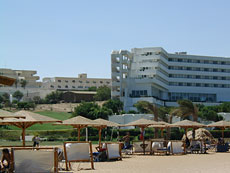
#> input picture extra1/2.jpg, 230 x 173 px; its folder holds 3 pictures in this run
$ python stitch.py
#> lines starting #> are read from the running program, lines starting #| are printed output that depends on the picture
import cv2
import numpy as np
import os
import glob
import argparse
import copy


#Function to take commandline arguments as input
def parse_args():
    parser = argparse.ArgumentParser(description="cse 473/573 project 2.")
    parser.add_argument(
        "--img_path", type=str, default="../extra1",
        help="path to the images")
    args = parser.parse_args()
    return args

#Function to read input images
def read_image(img_path, show=False):
    #This function is used to read the images from the directory
    img = cv2.imread(img_path)
    if not img.dtype == np.uint8:
        pass

    if show:
        show_image(img)

    img = [list(row) for row in img]
    return img

#Function to show images
def show_image(img, delay=1000):
    #This function is used to display the image
    cv2.namedWindow('image', cv2.WINDOW_AUTOSIZE)
    cv2.imshow('image', img)
    cv2.waitKey(delay)
    cv2.destroyAllWindows()

#Function to write images
def write_image(img, img_saving_path):
    #This function is used to write the output image to the file directory
    if isinstance(img, list):
        img = np.asarray(img, dtype=np.uint8)
    elif isinstance(img, np.ndarray):
        if not img.dtype == np.uint8:
            assert np.max(img) <= 1, "Maximum pixel value {:.3f} is greater than 1".format(np.max(img))
            img = (255 * img).astype(np.uint8)
    else:
        raise TypeError("img is neither a list nor a ndarray.")

    cv2.imwrite(img_saving_path, img)

#Function to detect the keypoints and descriptors of images using SIFT
def keypointsdetect(images_np):

    #Converting the images to greyscale
    gray_images=[cv2.cvtColor(img, cv2.COLOR_BGR2GRAY) for img in images_np]

    #Converting the images to numpy arrays

    gray_images_np=[np.asarray(gray_image, dtype=np.uint8) for gray_image in gray_images]

    # [5 lines of commented-out code are left out]

    sift=cv2.xfeatures2d.SIFT_create()

    keypoints=[]
    descriptors=[]

    for gray_image in gray_images_np:
        #The keypoints and descriptors for each image are found by using the function detectAndCompute
        keypoint, descriptor=sift.detectAndCompute(gray_image,None)

        #print("descriptor for each image",len(descriptor));

        #Converting the descriptors to numpy array
        np_desc=np.array(descriptor)

        #print("np_desc shape is ",np_desc.shape)

        #Appending all the obtained kepoints and descriptors for each image to their corresponding lists
        keypoints.append(keypoint)
        descriptors.append(np_desc)

    # [6 lines of commented-out code are left out]
    sift_image=[cv2.drawKeypoints(gray_images_np[i],keypoints[i],None,color=(0,255,0)) for i in range(len(keypoints))]

    #print("len of sift_images is",(len(sift_image)))

    #Returning the images with matched keypoints(not required for panorama, but added for clarity), keypoints and descriptors
    return sift_image, keypoints, descriptors

#Function to match the features that are obtained using SIFT
#The distances between all the features are calculated and the 2 matches that have the least distances are considered.
#Ref: http://cs.brown.edu/courses/cs143/2013/results/proj2/rroelke/
def featurematching2(features_1,features_2):

    #print(type(features_1))
    #print(features_1.shape)

    n_f1=features_1.shape[0]
    n_f2=features_2.shape[0]
    matches=[]
    queries=[]
    trains=[]
    match_distances=[]
    distances=np.zeros((n_f1,n_f2))

    #Distance between all the features are calculated
    for i in range(n_f1):
        for j in range(n_f2):
            distances[i][j]=np.linalg.norm(features_1[i]-features_2[j])

    #These distances are sorted
    sorted_distances = np.argsort(distances,axis=1)

    #print("type of sorted distance is ",type(sorted_distances))
    #print("shape of sorted distance is ",sorted_distances.shape)

    #k=2 implies that the 2 nearest neighbours are considered.
    k=2
    for i in range(n_f1):
        neighbours=sorted_distances[i][:k]

        #print("type of neighbours is ",type(neighbours))
        #print("length of neighbours is ",len(neighbours))
        #print(neighbours)

        temp_matches=[]
        temp_queries=[]
        temp_trains=[]
        temp_distances=[]

        #Here, k value is fixed as 2. But, for convenience, for loop is used.
        for j in range(k):

            #For each neighbour the query_index, train_index and distances are calculated.
            query_index=i;
            train_index=neighbours[j]
            distance=distances[i][neighbours[j]]

            temp_queries.append(query_index)
            temp_trains.append(train_index)
            temp_distances.append(distance)

            #print("length of temp is ",len(temp))
            #print("temp in for loop is",temp)

        #print("temp outside for loop is",temp)

        #All the values that are obtained are appended to their corresponding lists.
        queries.append(temp_queries)
        trains.append(temp_trains)
        match_distances.append(temp_distances)

        # [11 lines of commented-out code are left out]

    good_queries=[]
    good_trains=[]
    good_index=[]
    good_distances=[]
    threshold=0.75

    # [6 lines of commented-out code are left out]

    for i in match_distances:
        if(i[0]<(threshold*i[1])):
            #print(match_distances.index(i))

            good_index.append(match_distances.index(i))

    for i in good_index:
        good_queries.append(queries[i][0])
        good_trains.append(trains[i][0])
        good_distances.append(match_distances[i][0])

        # [13 lines of commented-out code are left out]
    good_matches_set=set(zip(good_queries,good_trains,good_distances))

    #print(len(good_matches_set))

    #The obtained set is converted to list
    good_matches=[*good_matches_set,]

    #print(len(good_matches))
    #print(good_matches[0])

    #The obtained list is sorted
    good_matches.sort(key = lambda x: x[0])

    #print("after sorting matches")
    #print(len(good_matches))
    #print(good_matches[0])

    #Finally, the good matches that are obtained will be returned.
    return good_matches

#Function to create a homography matrix
# Ref: http://www.csc.kth.se/~perrose/files/pose-init-model/node17.html
def get_homography_matrix(query_points, train_points):
    point_pairs=[]
    for i in range(len(query_points)):
        point_pairs.append([query_points[i],train_points[i]])

    #4 points in each image are obtained and these are represented as a 8 x 9 matrix, P
    P_list=[]
    for a,b in point_pairs:
        x1,y1=a[0],a[1]
        x2,y2=b[0],b[1]

        P_list += [[-x1, -y1, -1, 0, 0, 0, x1*x2, y1*x2, x2],
                       [0, 0, 0, -x1, -y1, -1, x1*y2, y1*y2, y2]]

    #print(P_list)

    #The list of list is converted to numpy array
    P=np.array(P_list)
    #print(P.shape)

    #The required homography matrix is the eigen vector corresponding to the least eigen value for the Matrix |P.T*P|
    #First the matrix product P.T.P is calculated, where P.T is the transpose matrix of P
    M = np.dot(P.T, P)

    #The eigen values and the eigen vectors are calculated for that matrix.
    eigen_values, eigen_vectors = np.linalg.eig(M)

    #The minimum eigen value is determined
    min_eigen=np.argmin(eigen_values)

    #The eigen vector corresponding to the minimum eigen value is calculated.
    eig_vec=eigen_vectors[:,min_eigen]

    #This eigen vector is normalized
    normal=np.linalg.norm(eig_vec)
    eig_vec=eig_vec/normal

    #The required homography matrix is of the shape (3,3). Hence, the eigen vector is reshaped.
    H = eig_vec.reshape(3, 3)

    return H;


#Function that returns the best matches and best homography matrix by iterating on different samples of matches.
def RANSAC(matches, keypoints_1, keypoints_2, batch_size=4, iterations =50):

    #print("In RANSAC: printing type(matches)",type(matches))
    #print("In RANSAC: printing type(matches[0])",type(matches[0]))
    #print(matches[0])

    #The threshold is considered to be 5.0
    reproj_threshold = 5.0

    best_count = -1
    best_H_matrix = []
    best_matches = []
    good_matches = []
    for itr in range(iterations):
        np.random.shuffle(matches)
        good_matches = []
        #print("match 1 after shuffling",matches[0])

        #A batch of matches are considered for each iteration.
        for i in range(0,len(matches), batch_size):
            qp=[]
            tp=[]

            #For each match, the coordinates of the keypoints are extracted
            for m in matches[i:i+batch_size]:
                qp.append(keypoints_1[m[0]].pt)
                tp.append(keypoints_2[m[1]].pt)

            #These coordinates are fed to the get_homography_matrix to obtain the homography matrix.
            H = get_homography_matrix(qp,tp)

            count=0
            good_matches = []

            #For each match, the error is calculated between the actual point and the point predicted using the homography matrix.
            for m in matches:
                x1 = keypoints_1[m[0]].pt[0]
                y1 = keypoints_1[m[0]].pt[1]

                x2 = keypoints_2[m[1]].pt[0]
                y2 = keypoints_2[m[1]].pt[1]

                pred = np.dot(H, [x1, y1, 1])
                pred = pred/pred[-1]
                predicted_point = pred[:-1]

                actual_point = [x2, y2]

                #Calculating the error between the predcicted point and the actual point
                error = np.linalg.norm(np.subtract(actual_point,predicted_point))

                #If the error obtained is less than the threshold, then the corresponding match is added to the good_matches list
                if error<reproj_threshold:
                    good_matches.append(m)
                    count+=1

            #The number of inliers are calculated. If they are greater than the previous iteration, then the values are updated.
            if count>best_count:
                best_count = count
                best_H_matrix=H
                best_matches=good_matches

                #If the number of inliers are greater than one-third of the total keypoints, then the value is returned.
                if best_count>len(keypoints_1)/3:
                    best_H_matrix = best_H_matrix/best_H_matrix[-1,-1]
                    return best_H_matrix, best_matches

    #Else, the best values obtained are returned.
    best_H_matrix = best_H_matrix/best_H_matrix[-1,-1]
    return best_H_matrix, best_matches;

#Function to warp two images.
def warping_images(image_1, image_2, H):

    #The two obtained images are converted to numpy arrays
    image_1 = np.asarray(image_1, dtype=np.uint8)
    image_2 = np.asarray(image_2, dtype=np.uint8)

    #print("shape of image 1 is",image_1.shape)
    #print("shape of image 2 is",image_2.shape)

    height_1 = image_1.shape[0]
    width_1 = image_1.shape[1]
    height_2 = image_2.shape[0]
    width_2 = image_2.shape[1]

    #The points from each image is added to their corresponding numpy array
    points_in_image_1 = np.float32([[0, 0], [0, height_1], [width_1, height_1],[width_1, 0]]).reshape(-1,1,2)
    points_in_image_2 = np.float32([[0, 0], [0, height_2], [width_2, height_2],[width_2, 0]]).reshape(-1,1,2)

    #Calculates the perspective transform
    transform_points = cv2.perspectiveTransform(points_in_image_2, H)

    points = np.concatenate((points_in_image_1, transform_points), axis=0)
    x_min, y_min = np.int32(points.min(axis=0).ravel() - 0.5)
    x_max, y_max = np.int32(points.max(axis=0).ravel() + 0.5)

    #The translation is determined
    translation_point = [-x_min, -y_min]

    M = np.array([[1, 0, translation_point[0]],
                  [0, 1, translation_point[1]],
                  [0, 0, 1]])

    #The two images are stitched together
    panorama = cv2.warpPerspective(image_1, np.dot(M, H), (x_max - x_min, y_max - y_min))
    #print((panorama.shape))
    panorama[translation_point[1]:height_2 + translation_point[1], translation_point[0]: width_2 + translation_point[0]] = image_2

    return panorama

#Function to concatenate two images, when there are no matches between them.
def concat_images(image_1, image_2):

    y1,x1 = image_1.shape[:2]
    y2,x2 = image_2.shape[:2]

    max_height = np.max([y1, y2])
    total_width = x1 +x2

    new_image = np.zeros((max_height, total_width, 3))
    new_image[:y1,:x1]=image_1
    new_image[:y2,x1:x1+x2]=image_2

    print(type(new_image))

    return new_image

#Function to stitch two images.
def stitch(images):

    #Step 1: SIFT for all given images
    sift_images,keypoints, descriptors=keypointsdetect(images)

    #print(type(descriptors))
    #print(type(descriptors[0]))
    #print(descriptors[0].shape)

    #Step 2: Feature Matching
    matches=featurematching2(descriptors[0],descriptors[1])

    #Step 3: Getting Homography matrix and matches using RANSAC
    H_matrix, matches=RANSAC(matches, keypoints[0],keypoints[1])

    #Printing the homography matrix
    #print(H_matrix)
    if len(matches)<10:
        #The images donot match, they need to be displayed side-by-side
        #print("Photos donot overlap")

        result=np.asarray(concat_images(images[0], images[1]), dtype=np.uint8)

        #print(result.shape)

    else:
        #Step 4: Image Warping and stitching
        result = warping_images(images[0], images[1], H_matrix)

        #Step 5: Removing the black region from the image
        result=remove_black_region(result)

    # [13 lines of commented-out code are left out]

    return result

#Function to remove the black pixels in the resultant image being formed
def remove_black_region(image):
    # Mask of non-black pixels (assuming image has a single channel).
    mask = image > 0

    # Coordinates of non-black pixels.
    points = np.argwhere(mask)

    # Bounding box of non-black pixels.
    x1, y1 = points.min(axis=0)[:2]
    x2, y2 = points.max(axis=0)[:2] + 1

    # Get the contents of the bounding box.
    cropped_image = image[x1:x2, y1:y2]
    return cropped_image

#Function to calclate the distances between all the matches between the images
def calculate_distances(image_1, image_2):

    #Getting the best matches for both the images
    sift_images,keypoints, descriptors=keypointsdetect([image_1, image_2])
    matches=featurematching2(descriptors[0],descriptors[1])
    H_matrix, matches=RANSAC(matches, keypoints[0],keypoints[1])

    #Calculating the distance between those matches and storing them in a list.
    distances=[]
    for match in matches:
        point_1 = np.array(keypoints[0][match[0]].pt)
        point_2 = np.array(keypoints[1][match[1]].pt)

        point_2[0] += image_2.shape[1]

        distance = np.linalg.norm(point_1 - point_2)
        distances.append(distance)
    return distances;

#Function to find the order of the two images
def get_ordering(image_1, image_2):

    #Calculating the distances of matches in the given order
    test_given = calculate_distances(image_1, image_2)

    #Calculating the distances of matches in the reverse order
    test_reverse = calculate_distances(image_2, image_1)

    #If the average of the distances for the given order is less than reverse, then the given order is the correct order for those images.
    if(np.mean(test_reverse)>np.mean(test_given)):
        return -1

    #Else, the the images are in the reverse order and need to be swapped
    return 1

#Main function
def main():

    args = parse_args()

    dir = args.img_path
    #Reading the images from directory
    filenames = glob.glob(os.path.join(dir,"*.jpg"))
    filenames.sort()
    images=[]
    images = [read_image(img) for img in filenames]
#> in read_image, img is the input picture: shape (173, 230, 3); mean B, G, R 141.8, 137, 124.2
#> in read_image, `img = [list(row) for row in img]`: img = 173 items
#> call 2 of read_image, with img_path = '../extra1/3.jpg', show = False
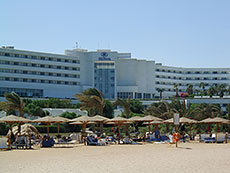
#> input picture extra1/3.jpg, 230 x 173 px
#> in read_image, img is the input picture: shape (173, 230, 3); mean B, G, R 152.4, 144.8, 130.4
#> call 3 of read_image, with img_path = '../extra1/4.jpg', show = False
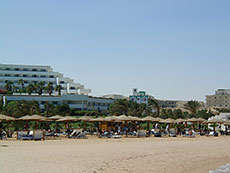
#> input picture extra1/4.jpg, 230 x 173 px
#> in read_image, img is the input picture: shape (173, 230, 3); mean B, G, R 158.7, 153.3, 141
#> images = 3 items

    print("Image read")
    print(len(images))
#| 3
    if(len(images)==0):
        print("no images found")
        exit(0)

    images=[np.asarray(image, dtype=np.uint8) for image in images]
    # [5 lines of commented-out code are left out]

    if(len(images)==1):
        result=images[0]
    elif(len(images)==2):
        result=stitch([images[0], images[1]])
        write_image(result,os.path.join(dir,"panorama.jpg"))
    else:
        #Step 0: Ordering the given images
        for i in range(len(images)):
            for j in range(len(images)):
                if(i!=j):
                    if(get_ordering(images[i],images[j])==1):
                        temp=images[i]
                        images[i]=images[j]
                        images[j]=temp
#> this loop made 3 passes

        print("ordering done")
        result=stitch([images[0], images[1]])
#> after the loop in featurematching2 (call 13), `for i in range(n_f1):`:
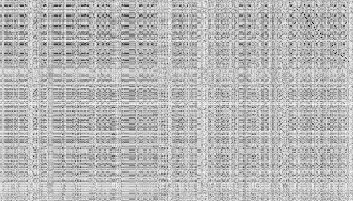
#> distances: shape (201, 353) float64; min 43.43, max 680.2, mean 504.4; drawn with min black and max white
#> in featurematching2 (call 13), `sorted_distances = np.argsort(distances,axis=1)`:
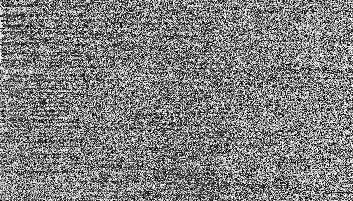
#> sorted_distances: shape (201, 353) int64; min 0, max 352, mean 176; drawn with min black and max white
#> the loop in featurematching2 (call 13), `for i in match_distances:` made 201 passes
#> i on passes 1 to 3: [328.2, 328.6], [366.9, 381.9], [222, 361.2]
#> the loop in featurematching2 (call 13), `for i in good_index:` made 35 passes
#> i on passes 1 to 12: 2, 7, 9, 12, 14, 17, 18, 20, 21, 22, 23, 24
#> in warping_images, `panorama[translation_point[1]:height_2 + translation_point[1], transla..`:
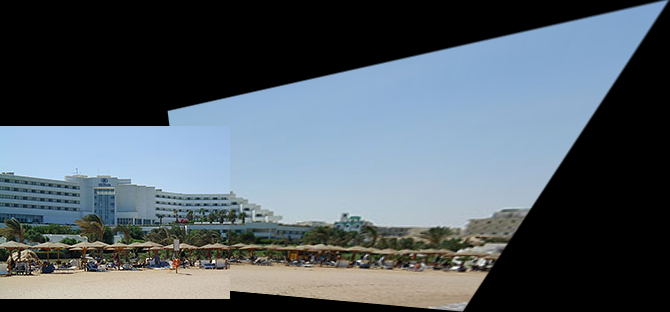
#> panorama: shape (312, 670, 3); mean B, G, R 100.7, 92.7, 82.2
#> in remove_black_region, `mask = image > 0`:
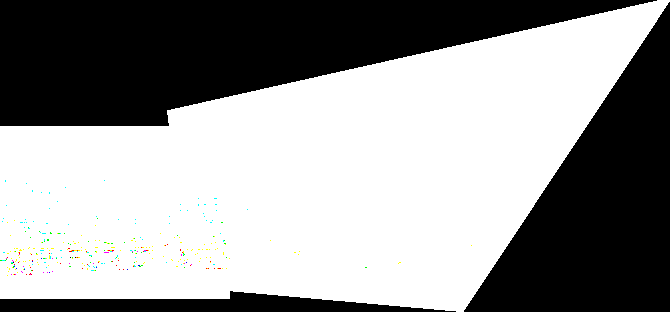
#> mask: shape (312, 670, 3) bool; mean B, G, R 0.588, 0.589, 0.589
        for i in range(2,len(images)):
            result=stitch([result, images[i]])
#> this loop made 1 pass
#> pass 1, in remove_black_region (call 2), `cropped_image = image[x1:x2, y1:y2]`:
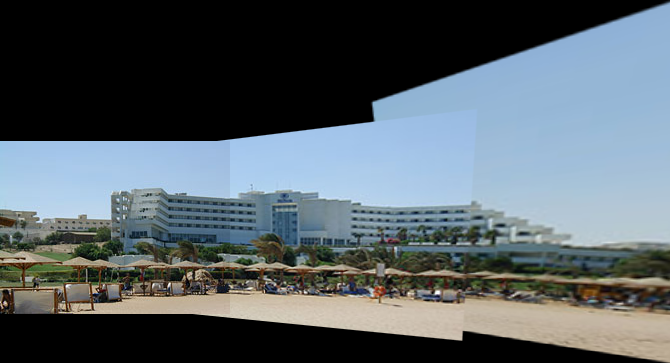
#> cropped_image: shape (363, 670, 3); mean B, G, R 102.3, 96.4, 86.5
        write_image(result,os.path.join(dir,"panorama.jpg"))

    print("panorama done")


if __name__ == "__main__":
    main()
